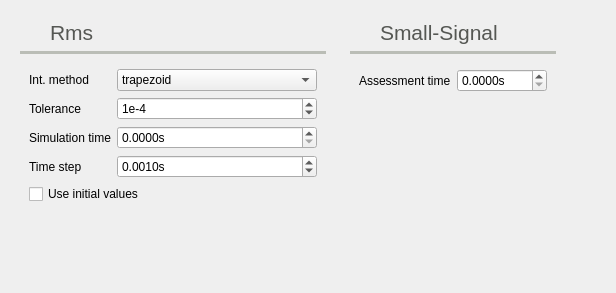
          <widget class="QWidget" name="rms_tab">
           <attribute name="icon">
            <iconset resource="../Icons/icons.qrc">
             <normaloff>:/Icons/icons/dyn.png</normaloff>:/Icons/icons/dyn.png</iconset>
           </attribute>
           <attribute name="title">
            <string>Dyn</string>
           </attribute>
           <attribute name="toolTip">
            <string>Rms simulation settings</string>
           </attribute>
           <layout class="QHBoxLayout" name="horizontalLayout_21">
            <item>
             <widget class="QFrame" name="frame_109">
              <property name="frameShape">
               <enum>QFrame::Shape::NoFrame</enum>
              </property>
              <property name="frameShadow">
               <enum>QFrame::Shadow::Raised</enum>
              </property>
              <layout class="QGridLayout" name="gridLayout_33">
               <item row="0" column="0">
                <widget class="QLabel" name="label_414">
                 <property name="minimumSize">
                  <size>
                   <width>24</width>
                   <height>24</height>
                  </size>
                 </property>
                 <property name="maximumSize">
                  <size>
                   <width>24</width>
                   <height>24</height>
                  </size>
                 </property>
                 <property name="text">
                  <string/>
                 </property>
                 <property name="pixmap">
                  <pixmap resource="../Icons/icons.qrc">:/Icons/icons/dyn.png</pixmap>
                 </property>
                 <property name="scaledContents">
                  <bool>true</bool>
                 </property>
                </widget>
               </item>
               <item row="0" column="1" colspan="2">
                <widget class="QFrame" name="frame_111">
                 <property name="frameShape">
                  <enum>QFrame::Shape::NoFrame</enum>
                 </property>
                 <property name="frameShadow">
                  <enum>QFrame::Shadow::Raised</enum>
                 </property>
                 <layout class="QHBoxLayout" name="horizontalLayout_52">
                  <property name="leftMargin">
                   <number>0</number>
                  </property>
                  <property name="topMargin">
                   <number>0</number>
                  </property>
                  <property name="rightMargin">
                   <number>0</number>
                  </property>
                  <property name="bottomMargin">
                   <number>0</number>
                  </property>
                  <item>
                   <widget class="QLabel" name="label_408">
                    <property name="palette">
                     <palette>
                      <active>
                       <colorrole role="WindowText">
                        <brush brushstyle="SolidPattern">
                         <color alpha="255">
                          <red>85</red>
                          <green>87</green>
                          <blue>83</blue>
                         </color>
                        </brush>
                       </colorrole>
                      </active>
                      <inactive>
                       <colorrole role="WindowText">
                        <brush brushstyle="SolidPattern">
                         <color alpha="255">
                          <red>85</red>
                          <green>87</green>
                          <blue>83</blue>
                         </color>
                        </brush>
                       </colorrole>
                      </inactive>
                      <disabled>
                       <colorrole role="WindowText">
                        <brush brushstyle="SolidPattern">
                         <color alpha="255">
                          <red>190</red>
                          <green>190</green>
                          <blue>190</blue>
                         </color>
                        </brush>
                       </colorrole>
                      </disabled>
                     </palette>
                    </property>
                    <property name="font">
                     <font>
                      <pointsize>16</pointsize>
                     </font>
                    </property>
                    <property name="text">
                     <string>Rms</string>
                    </property>
                    <property name="alignment">
                     <set>Qt::AlignmentFlag::AlignBottom|Qt::AlignmentFlag::AlignLeading|Qt::AlignmentFlag::AlignLeft</set>
                    </property>
                   </widget>
                  </item>
                 </layout>
                </widget>
               </item>
               <item row="2" column="0" rowspan="2" colspan="3">
                <widget class="QFrame" name="frame_113">
                 <property name="frameShape">
                  <enum>QFrame::Shape::NoFrame</enum>
                 </property>
                 <property name="frameShadow">
                  <enum>QFrame::Shadow::Raised</enum>
                 </property>
                 <layout class="QGridLayout" name="gridLayout_34">
                  <item row="0" column="1">
                   <widget class="QComboBox" name="rms_int_method_comboBox">
                    <property name="minimumSize">
                     <size>
                      <width>200</width>
                      <height>0</height>
                     </size>
                    </property>
                    <property name="editable">
                     <bool>false</bool>
                    </property>
                    <item>
                     <property name="text">
                      <string>trapezoid</string>
                     </property>
                    </item>
                    <item>
                     <property name="text">
                      <string>implicit euler</string>
                     </property>
                    </item>
                   </widget>
                  </item>
                  <item row="1" column="0">
                   <widget class="QLabel" name="label_409">
                    <property name="text">
                     <string>Tolerance</string>
                    </property>
                   </widget>
                  </item>
                  <item row="3" column="0">
                   <widget class="QLabel" name="label_405">
                    <property name="text">
                     <string>Time step</string>
                    </property>
                   </widget>
                  </item>
                  <item row="2" column="1">
                   <widget class="QDoubleSpinBox" name="sim_time_spinBox">
                    <property name="toolTip">
                     <string>&lt;html&gt;&lt;head/&gt;&lt;body&gt;&lt;p&gt;Initial time for the simulation. &lt;/p&gt;&lt;p&gt;In practice this is used to slow down troublesome solutions.&lt;/p&gt;&lt;/body&gt;&lt;/html&gt;</string>
                    </property>
                    <property name="suffix">
                     <string>s</string>
                    </property>
                    <property name="decimals">
                     <number>4</number>
                    </property>
                    <property name="minimum">
                     <double>0.000000000000000</double>
                    </property>
                    <property name="maximum">
                     <double>1000.000000000000000</double>
                    </property>
                    <property name="singleStep">
                     <double>0.010000000000000</double>
                    </property>
                    <property name="value">
                     <double>0.000000000000000</double>
                    </property>
                   </widget>
                  </item>
                  <item row="0" column="0">
                   <widget class="QLabel" name="label_411">
                    <property name="text">
                     <string>Int. method</string>
                    </property>
                   </widget>
                  </item>
                  <item row="1" column="1">
                   <widget class="QSpinBox" name="tolerance_rms_spinBox">
                    <property name="toolTip">
                     <string>&lt;html&gt;&lt;head/&gt;&lt;body&gt;&lt;p&gt;Error tolerance of the method&lt;/p&gt;&lt;/body&gt;&lt;/html&gt;</string>
                    </property>
                    <property name="prefix">
                     <string>1e-</string>
                    </property>
                    <property name="minimum">
                     <number>1</number>
                    </property>
                    <property name="maximum">
                     <number>15</number>
                    </property>
                    <property name="value">
                     <number>4</number>
                    </property>
                   </widget>
                  </item>
                  <item row="3" column="1">
                   <widget class="QDoubleSpinBox" name="h_spinBox">
                    <property name="toolTip">
                     <string>&lt;html&gt;&lt;head/&gt;&lt;body&gt;&lt;p&gt;Initial time for the simulation. &lt;/p&gt;&lt;p&gt;In practice this is used to slow down troublesome solutions.&lt;/p&gt;&lt;/body&gt;&lt;/html&gt;</string>
                    </property>
                    <property name="suffix">
                     <string>s</string>
                    </property>
                    <property name="decimals">
                     <number>4</number>
                    </property>
                    <property name="minimum">
                     <double>0.000000000000000</double>
                    </property>
                    <property name="maximum">
                     <double>1000.000000000000000</double>
                    </property>
                    <property name="singleStep">
                     <double>0.001000000000000</double>
                    </property>
                    <property name="value">
                     <double>0.001000000000000</double>
                    </property>
                   </widget>
                  </item>
                  <item row="6" column="0">
                   <spacer name="verticalSpacer_4">
                    <property name="orientation">
                     <enum>Qt::Orientation::Vertical</enum>
                    </property>
                    <property name="sizeHint" stdset="0">
                     <size>
                      <width>20</width>
                      <height>40</height>
                     </size>
                    </property>
                   </spacer>
                  </item>
                  <item row="2" column="0">
                   <widget class="QLabel" name="label_412">
                    <property name="text">
                     <string>Simulation time</string>
                    </property>
                   </widget>
                  </item>
                  <item row="5" column="0">
                   <widget class="QLabel" name="label_407">
                    <property name="text">
                     <string/>
                    </property>
                   </widget>
                  </item>
                  <item row="4" column="0" colspan="2">
                   <widget class="QCheckBox" name="rms_use_init_values_checkBox">
                    <property name="text">
                     <string>Use initial values</string>
                    </property>
                   </widget>
                  </item>
                 </layout>
                </widget>
               </item>
               <item row="1" column="0" colspan="3">
                <widget class="Line" name="line_62">
                 <property name="palette">
                  <palette>
                   <active>
                    <colorrole role="WindowText">
                     <brush brushstyle="SolidPattern">
                      <color alpha="255">
                       <red>186</red>
                       <green>189</green>
                       <blue>182</blue>
                      </color>
                     </brush>
                    </colorrole>
                   </active>
                   <inactive>
                    <colorrole role="WindowText">
                     <brush brushstyle="SolidPattern">
                      <color alpha="255">
                       <red>186</red>
                       <green>189</green>
                       <blue>182</blue>
                      </color>
                     </brush>
                    </colorrole>
                   </inactive>
                   <disabled>
                    <colorrole role="WindowText">
                     <brush brushstyle="SolidPattern">
                      <color alpha="255">
                       <red>190</red>
                       <green>190</green>
                       <blue>190</blue>
                      </color>
                     </brush>
                    </colorrole>
                   </disabled>
                  </palette>
                 </property>
                 <property name="frameShadow">
                  <enum>QFrame::Shadow::Plain</enum>
                 </property>
                 <property name="lineWidth">
                  <number>4</number>
                 </property>
                 <property name="orientation">
                  <enum>Qt::Orientation::Horizontal</enum>
                 </property>
                </widget>
               </item>
              </layout>
             </widget>
            </item>
            <item>
             <widget class="QFrame" name="frame_110">
              <property name="maximumSize">
               <size>
                <width>16777215</width>
                <height>16777214</height>
               </size>
              </property>
              <property name="toolTip">
               <string>Small-signal performs an RMS simulation when the assessment time is not 0. Please check the RMS settings.</string>
              </property>
              <property name="frameShape">
               <enum>QFrame::Shape::NoFrame</enum>
              </property>
              <property name="frameShadow">
               <enum>QFrame::Shadow::Raised</enum>
              </property>
              <layout class="QGridLayout" name="gridLayout_35">
               <item row="0" column="0">
                <widget class="QLabel" name="label_415">
                 <property name="sizePolicy">
                  <sizepolicy hsizetype="Expanding" vsizetype="Expanding">
                   <horstretch>0</horstretch>
                   <verstretch>0</verstretch>
                  </sizepolicy>
                 </property>
                 <property name="minimumSize">
                  <size>
                   <width>24</width>
                   <height>24</height>
                  </size>
                 </property>
                 <property name="maximumSize">
                  <size>
                   <width>24</width>
                   <height>24</height>
                  </size>
                 </property>
                 <property name="text">
                  <string/>
                 </property>
                 <property name="pixmap">
                  <pixmap resource="../Icons/icons.qrc">:/Icons/icons/ss_icon.png</pixmap>
                 </property>
                 <property name="scaledContents">
                  <bool>true</bool>
                 </property>
                </widget>
               </item>
               <item row="0" column="1" colspan="2">
                <widget class="QLabel" name="label_418">
                 <property name="palette">
                  <palette>
                   <active>
                    <colorrole role="WindowText">
                     <brush brushstyle="SolidPattern">
                      <color alpha="255">
                       <red>85</red>
                       <green>87</green>
                       <blue>83</blue>
                      </color>
                     </brush>
                    </colorrole>
                   </active>
                   <inactive>
                    <colorrole role="WindowText">
                     <brush brushstyle="SolidPattern">
                      <color alpha="255">
                       <red>85</red>
                       <green>87</green>
                       <blue>83</blue>
                      </color>
                     </brush>
                    </colorrole>
                   </inactive>
                   <disabled>
                    <colorrole role="WindowText">
                     <brush brushstyle="SolidPattern">
                      <color alpha="255">
                       <red>190</red>
                       <green>190</green>
                       <blue>190</blue>
                      </color>
                     </brush>
                    </colorrole>
                   </disabled>
                  </palette>
                 </property>
                 <property name="font">
                  <font>
                   <pointsize>16</pointsize>
                  </font>
                 </property>
                 <property name="text">
                  <string>Small-Signal</string>
                 </property>
                 <property name="alignment">
                  <set>Qt::AlignmentFlag::AlignBottom|Qt::AlignmentFlag::AlignLeading|Qt::AlignmentFlag::AlignLeft</set>
                 </property>
                </widget>
               </item>
               <item row="3" column="0" colspan="3">
                <widget class="Line" name="line_63">
                 <property name="palette">
                  <palette>
                   <active>
                    <colorrole role="WindowText">
                     <brush brushstyle="SolidPattern">
                      <color alpha="255">
                       <red>186</red>
                       <green>189</green>
                       <blue>182</blue>
                      </color>
                     </brush>
                    </colorrole>
                   </active>
                   <inactive>
                    <colorrole role="WindowText">
                     <brush brushstyle="SolidPattern">
                      <color alpha="255">
                       <red>186</red>
                       <green>189</green>
                       <blue>182</blue>
                      </color>
                     </brush>
                    </colorrole>
                   </inactive>
                   <disabled>
                    <colorrole role="WindowText">
                     <brush brushstyle="SolidPattern">
                      <color alpha="255">
                       <red>190</red>
                       <green>190</green>
                       <blue>190</blue>
                      </color>
                     </brush>
                    </colorrole>
                   </disabled>
                  </palette>
                 </property>
                 <property name="frameShadow">
                  <enum>QFrame::Shadow::Plain</enum>
                 </property>
                 <property name="lineWidth">
                  <number>4</number>
                 </property>
                 <property name="orientation">
                  <enum>Qt::Orientation::Horizontal</enum>
                 </property>
                </widget>
               </item>
               <item row="4" column="0" colspan="3">
                <widget class="QFrame" name="frame_114">
                 <property name="sizePolicy">
                  <sizepolicy hsizetype="Preferred" vsizetype="Preferred">
                   <horstretch>0</horstretch>
                   <verstretch>0</verstretch>
                  </sizepolicy>
                 </property>
                 <property name="toolTip">
                  <string/>
                 </property>
                 <property name="frameShape">
                  <enum>QFrame::Shape::NoFrame</enum>
                 </property>
                 <property name="frameShadow">
                  <enum>QFrame::Shadow::Raised</enum>
                 </property>
                 <layout class="QGridLayout" name="gridLayout_36">
                  <item row="0" column="1">
                   <widget class="QDoubleSpinBox" name="ss_assessment_time_spinBox_2">
                    <property name="toolTip">
                     <string>&lt;html&gt;&lt;head/&gt;&lt;body&gt;&lt;p&gt;Initial time for the simulation. &lt;/p&gt;&lt;p&gt;In practice this is used to slow down troublesome solutions.&lt;/p&gt;&lt;/body&gt;&lt;/html&gt;</string>
                    </property>
                    <property name="suffix">
                     <string>s</string>
                    </property>
                    <property name="decimals">
                     <number>4</number>
                    </property>
                    <property name="minimum">
                     <double>0.000000000000000</double>
                    </property>
                    <property name="maximum">
                     <double>1000.000000000000000</double>
                    </property>
                    <property name="singleStep">
                     <double>0.010000000000000</double>
                    </property>
                    <property name="value">
                     <double>0.000000000000000</double>
                    </property>
                   </widget>
                  </item>
                  <item row="1" column="0">
                   <widget class="QLabel" name="label_417">
                    <property name="text">
                     <string/>
                    </property>
                   </widget>
                  </item>
                  <item row="2" column="0">
                   <spacer name="verticalSpacer_2">
                    <property name="orientation">
                     <enum>Qt::Orientation::Vertical</enum>
                    </property>
                    <property name="sizeHint" stdset="0">
                     <size>
                      <width>20</width>
                      <height>40</height>
                     </size>
                    </property>
                   </spacer>
                  </item>
                  <item row="0" column="0">
                   <widget class="QLabel" name="label_416">
                    <property name="text">
                     <string>Assessment time</string>
                    </property>
                   </widget>
                  </item>
                 </layout>
                </widget>
               </item>
              </layout>
             </widget>
            </item>
            <item>
             <spacer name="horizontalSpacer_12">
              <property name="orientation">
               <enum>Qt::Orientation::Horizontal</enum>
              </property>
              <property name="sizeHint" stdset="0">
               <size>
                <width>40</width>
                <height>20</height>
               </size>
              </property>
             </spacer>
            </item>
           </layout>
          </widget>
